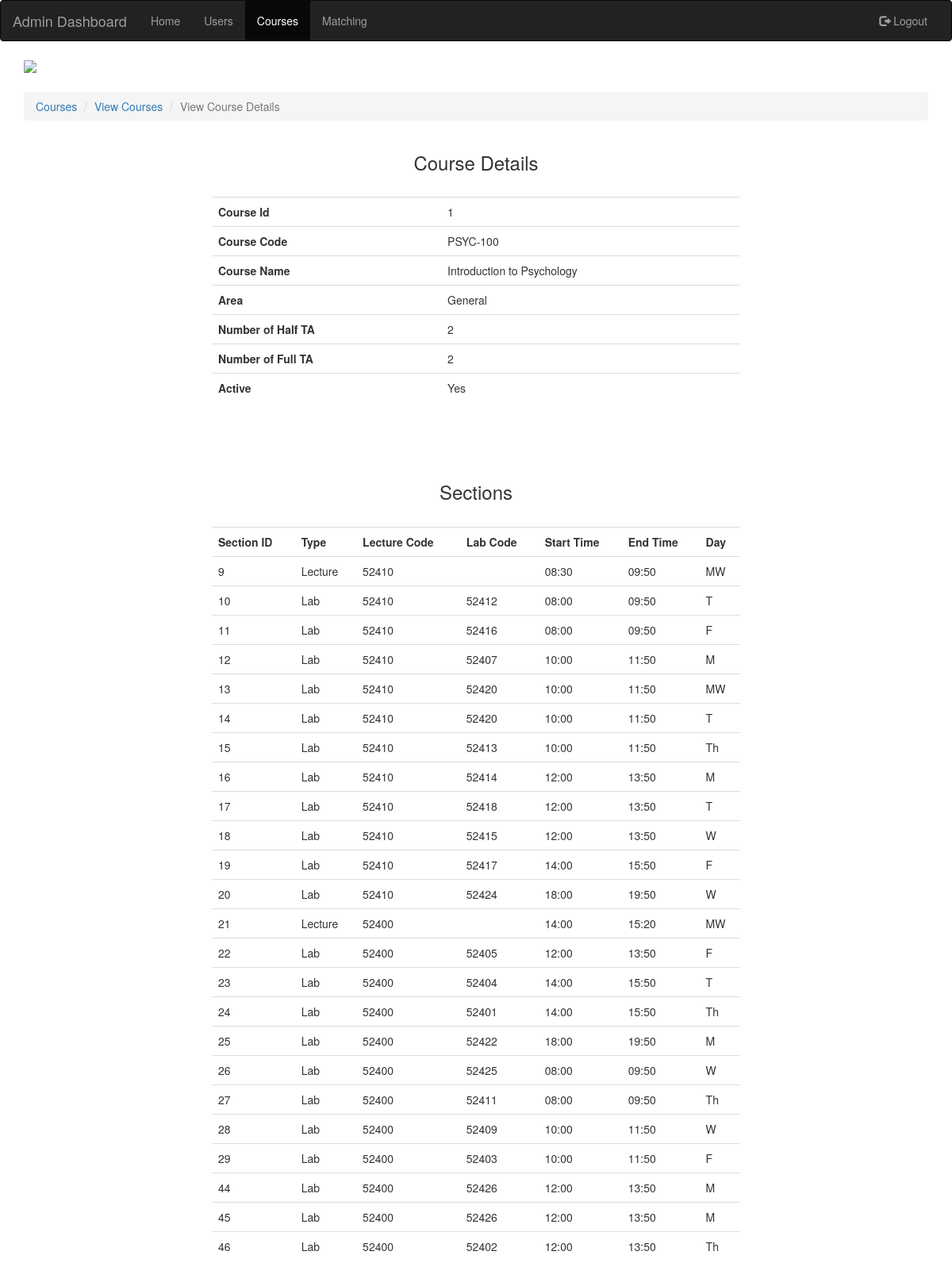
Screenshot of /php/admin-view-course-details.php?course_id=1 with the database file from the repository.
### tables this page shows
CREATE TABLE IF NOT EXISTS `Course` (
  `Course_Id` int(11) NOT NULL AUTO_INCREMENT,
  `Course_Code` varchar(250) NOT NULL,
  `Course_Name` varchar(250) NOT NULL,
  `Area` varchar(250) NOT NULL,
  `IsActive` int(11) NOT NULL,
  `Number_Of_Half_TA` int(11) NOT NULL,
  `Number_Of_Full_TA` int(11) NOT NULL,
  PRIMARY KEY (`Course_Id`)
);

CREATE TABLE IF NOT EXISTS `Course_Section` (
  `Section_Id` int(11) NOT NULL AUTO_INCREMENT,
  `Course_Id` int(11) NOT NULL,
  `Lecture_Code` varchar(250) NOT NULL,
  `Lab_Code` varchar(250) NOT NULL,
  `IsLecture` tinyint(1) NOT NULL,
  `Time_Slot_Id` int(11) NOT NULL,
  `IsActive` tinyint(1) NOT NULL,
  PRIMARY KEY (`Section_Id`)
);

CREATE TABLE IF NOT EXISTS `Time_Intervals` (
  `Time_Slot_Id` int(11) NOT NULL AUTO_INCREMENT,
  `Start_Time` varchar(250) NOT NULL,
  `End_Time` varchar(250) NOT NULL,
  `Day` varchar(250) NOT NULL,
  PRIMARY KEY (`Time_Slot_Id`)
);

### php/admin-view-course-details.php (the view, shortened to what this page needs)
<?php
	include('dbConnect.php');
	if (isset($_GET['course_id']))
	{
		$courseId=$_GET['course_id'];
		$sql1 = "SELECT * FROM `Course` WHERE Course_Id ='$courseId'";
		$result1 = mysqli_query($conn,$sql1);
		$row1 = mysqli_fetch_array($result1);
	}
	else
	{
		$userId="empty";
	}
?>
<!DOCTYPE HTML>
<html>
	<head>
		<link href="https://maxcdn.bootstrapcdn.com/bootstrap/3.3.7/css/bootstrap.min.css" rel="stylesheet">
		<link href="../css/admin.css" type="text/css" rel="stylesheet">
	</head>
	<body>
	<nav class="navbar navbar-inverse">
	  <div class="container-fluid">
	    <div class="navbar-header">
	      <a class="navbar-brand" href="../html/admin.html">Admin Dashboard</a>
	    </div>
	    <div class="collapse navbar-collapse" id="myNavbar">
	      <ul class="nav navbar-nav">
		<li><a href="../html/admin.html">Home</a></li>
		<li><a href="../html/admin-users.html">Users</a></li>
		<li class="active"><a href="../html/admin-courses.html">Courses</a></li>
		<li><a href="../html/admin-matching.html">Matching</a></li>
	      </ul>
	      <ul class="nav navbar-nav navbar-right">
		<li><a href="logout.php"><span class="glyphicon glyphicon-log-out"></span> Logout</a></li>
	      </ul>
	    </div>
	  </div>
	</nav>
	<div class="container">
		<div class="row">
			<div class="col-lg-12 col-md-12 col-xs-12 col-sm-12">
				<img src="../images/uscheader.png" style="width: 100%;"></img>
			</div>
			<div class="col-lg-12 col-md-12 col-xs-12 col-sm-12" style="margin-top: 2%;">
				<ol class="breadcrumb">
				  <li><a href="../html/admin-courses.html">Courses</a></li>
				  <li><a href="admin-view-courses.php">View Courses</a></li>
				  <li class="active">View Course Details</li>
				</ol>
			</div>
			<div class="container">
			<div class="col-lg-12 col-md-12 col-xs-12 col-sm-12">
				<center><h3>Course Details</h3><center><br>
				<table class="table" style="width:60%;">
				    <tbody>
					<tr>
					  <th>Course Id</th>
					    <td><?php echo $courseId;?></td>
					</tr>
					<tr>
					  <th>Course Code</th>
					    <td><?php echo $row1['Course_Code'];?></td>
					</tr>
					<tr>
					  <th>Course Name</th>
					    <td><?php echo $row1['Course_Name'];?></td>
					</tr>
				      	<tr>
					  <th>Area</th>
					    <td><?php echo $row1['Area'];?></td>
					</tr>
					<tr>
					  <th>Number of Half TA</th>
					    <td><?php echo $row1['Number_Of_Half_TA'];?></td>
					</tr>
					<tr>
					  <th>Number of Full TA</th>
					    <td><?php echo $row1['Number_Of_Full_TA'];?></td>
					</tr>
					<tr>
					  <th>Active</th>
					    <td><?php
					    if($row1['IsActive'])
					    {
					    	echo "Yes";
					    }
					    else
					    {
					    	echo "No";
						}
					    	?>
					    </td>
					</tr>
				    </tbody>
				</table>
				<br><br><br>
			</div>
			<div class="col-lg-12 col-md-12 col-xs-12 col-sm-12">
				<center><h3>Sections</h3><center><br>
				<table class="table" style="width:60%;">
				    <tbody>
					<tr>
						<th>Section ID</th>
						<th>Type</th>
						<th>Lecture Code</th>
						<th>Lab Code</th>
						<th>Start Time</th>
						<th>End Time</th>
						<th>Day</th>
					</tr>
					<?php
					$sql2 = "SELECT * FROM `Course_Section` WHERE Course_Id ='$courseId'";
					$result2 = mysqli_query($conn,$sql2);
					while($row2 = mysqli_fetch_array($result2))
					{
						$sql3 = "SELECT * FROM `Time_Intervals` WHERE Time_Slot_Id ='".$row2['Time_Slot_Id']."'";
						$result3 = mysqli_query($conn,$sql3);
						$row3 = mysqli_fetch_array($result3);
						if($row2['IsLecture']==1)
						{
							$type="Lecture";
						}
						else
						{
							$type="Lab";
						}
						echo "
						<tr>
							<td>".$row2['Section_Id']."</td>
							<td>".$type."</td>
							<td>".$row2['Lecture_Code']."</td>
							<td>".$row2['Lab_Code']."</td>
							<td>".$row3['Start_Time']."</td>
							<td>".$row3['End_Time']."</td>
							<td>".$row3['Day']."</td>
						</tr>
						";
					}
					?>
				    </tbody>
				</table>
				<br><br><br>
			</div>
			</div>
		</div>
	</div>
	</body>
</html>

### rows the page displays
course: Course_Code "PSYC-100", Course_Name "Introduction to Psychology", Area "General", Number_Of_Half_TA "2", Number_Of_Full_TA "2"
course_section: Section_Id "9", IsLecture "Lecture", Lecture_Code "52410", Time_Slot_Id.Start_Time "08:30", Time_Slot_Id.End_Time "09:50", Time_Slot_Id.Day "MW"
course_section: Section_Id "10", IsLecture "Lab", Lecture_Code "52410", Lab_Code "52412", Time_Slot_Id.Start_Time "08:00", Time_Slot_Id.End_Time "09:50", Time_Slot_Id.Day "T"
course_section: Section_Id "11", IsLecture "Lab", Lecture_Code "52410", Lab_Code "52416", Time_Slot_Id.Start_Time "08:00", Time_Slot_Id.End_Time "09:50", Time_Slot_Id.Day "F"
course_section: Section_Id "12", IsLecture "Lab", Lecture_Code "52410", Lab_Code "52407", Time_Slot_Id.Start_Time "10:00", Time_Slot_Id.End_Time "11:50", Time_Slot_Id.Day "M"
course_section: Section_Id "13", IsLecture "Lab", Lecture_Code "52410", Lab_Code "52420", Time_Slot_Id.Start_Time "10:00", Time_Slot_Id.End_Time "11:50", Time_Slot_Id.Day "MW"
course_section: Section_Id "14", IsLecture "Lab", Lecture_Code "52410", Lab_Code "52420", Time_Slot_Id.Start_Time "10:00", Time_Slot_Id.End_Time "11:50", Time_Slot_Id.Day "T"
course_section: Section_Id "15", IsLecture "Lab", Lecture_Code "52410", Lab_Code "52413", Time_Slot_Id.Start_Time "10:00", Time_Slot_Id.End_Time "11:50", Time_Slot_Id.Day "Th"
course_section: Section_Id "16", IsLecture "Lab", Lecture_Code "52410", Lab_Code "52414", Time_Slot_Id.Start_Time "12:00", Time_Slot_Id.End_Time "13:50", Time_Slot_Id.Day "M"
course_section: Section_Id "17", IsLecture "Lab", Lecture_Code "52410", Lab_Code "52418", Time_Slot_Id.Start_Time "12:00", Time_Slot_Id.End_Time "13:50", Time_Slot_Id.Day "T"
course_section: Section_Id "18", IsLecture "Lab", Lecture_Code "52410", Lab_Code "52415", Time_Slot_Id.Start_Time "12:00", Time_Slot_Id.End_Time "13:50", Time_Slot_Id.Day "W"
course_section: Section_Id "19", IsLecture "Lab", Lecture_Code "52410", Lab_Code "52417", Time_Slot_Id.Start_Time "14:00", Time_Slot_Id.End_Time "15:50", Time_Slot_Id.Day "F"
course_section: Section_Id "20", IsLecture "Lab", Lecture_Code "52410", Lab_Code "52424", Time_Slot_Id.Start_Time "18:00", Time_Slot_Id.End_Time "19:50", Time_Slot_Id.Day "W"
course_section: Section_Id "21", IsLecture "Lecture", Lecture_Code "52400", Time_Slot_Id.Start_Time "14:00", Time_Slot_Id.End_Time "15:20", Time_Slot_Id.Day "MW"
course_section: Section_Id "22", IsLecture "Lab", Lecture_Code "52400", Lab_Code "52405", Time_Slot_Id.Start_Time "12:00", Time_Slot_Id.End_Time "13:50", Time_Slot_Id.Day "F"
course_section: Section_Id "23", IsLecture "Lab", Lecture_Code "52400", Lab_Code "52404", Time_Slot_Id.Start_Time "14:00", Time_Slot_Id.End_Time "15:50", Time_Slot_Id.Day "T"
course_section: Section_Id "24", IsLecture "Lab", Lecture_Code "52400", Lab_Code "52401", Time_Slot_Id.Start_Time "14:00", Time_Slot_Id.End_Time "15:50", Time_Slot_Id.Day "Th"
course_section: Section_Id "25", IsLecture "Lab", Lecture_Code "52400", Lab_Code "52422", Time_Slot_Id.Start_Time "18:00", Time_Slot_Id.End_Time "19:50", Time_Slot_Id.Day "M"
course_section: Section_Id "26", IsLecture "Lab", Lecture_Code "52400", Lab_Code "52425", Time_Slot_Id.Start_Time "08:00", Time_Slot_Id.End_Time "09:50", Time_Slot_Id.Day "W"
course_section: Section_Id "27", IsLecture "Lab", Lecture_Code "52400", Lab_Code "52411", Time_Slot_Id.Start_Time "08:00", Time_Slot_Id.End_Time "09:50", Time_Slot_Id.Day "Th"
course_section: Section_Id "28", IsLecture "Lab", Lecture_Code "52400", Lab_Code "52409", Time_Slot_Id.Start_Time "10:00", Time_Slot_Id.End_Time "11:50", Time_Slot_Id.Day "W"
course_section: Section_Id "29", IsLecture "Lab", Lecture_Code "52400", Lab_Code "52403", Time_Slot_Id.Start_Time "10:00", Time_Slot_Id.End_Time "11:50", Time_Slot_Id.Day "F"
course_section: Section_Id "44", IsLecture "Lab", Lecture_Code "52400", Lab_Code "52426", Time_Slot_Id.Start_Time "12:00", Time_Slot_Id.End_Time "13:50", Time_Slot_Id.Day "M"
course_section: Section_Id "45", IsLecture "Lab", Lecture_Code "52400", Lab_Code "52426", Time_Slot_Id.Start_Time "12:00", Time_Slot_Id.End_Time "13:50", Time_Slot_Id.Day "M"
course_section: Section_Id "46", IsLecture "Lab", Lecture_Code "52400", Lab_Code "52402", Time_Slot_Id.Start_Time "12:00", Time_Slot_Id.End_Time "13:50", Time_Slot_Id.Day "Th"

### other values shown
$courseId "1"
